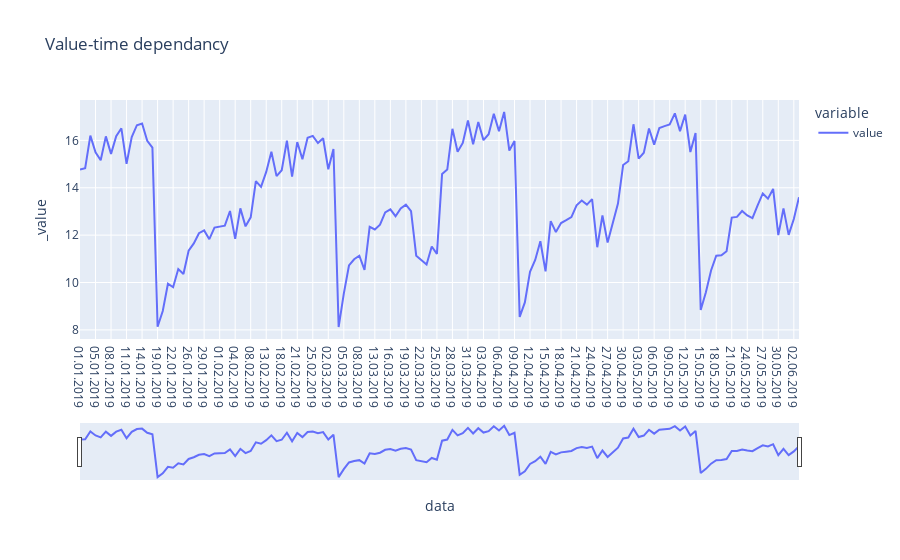

The notebook cell this image was saved under:
### Code cell
# Построим временной ряд

fig = px.line(data, title="Value-time dependancy")
fig.update_xaxes(rangeslider_visible=True)
fig.show()

### Figure 1 — Plotly figure (JSON) as saved in the notebook; plotly's stock layout.template omitted (floating-point values rounded to 4 significant figures; data arrays with more than 128 entries replaced by an {"elided": "..."} marker saying what was removed)
{"data": [{"hovertemplate": "variable=value<br>data=%{x}<br>_value=%{y}<extra></extra>", "legendgroup": "value", "line": {"color": "#636efa", "dash": "solid"}, "mode": "lines", "name": "value", "orientation": "v", "showlegend": true, "type": "scatter", "x": {"elided": "140 str values"}, "xaxis": "x", "y": {"elided": "140 float values"}, "yaxis": "y"}], "layout": {"legend": {"title": {"text": "variable"}, "tracegroupgap": 0}, "title": {"text": "Value-time dependancy"}, "xaxis": {"anchor": "y", "domain": [0, 1], "rangeslider": {"visible": true}, "title": {"text": "data"}}, "yaxis": {"anchor": "x", "domain": [0, 1], "title": {"text": "_value"}}}}
